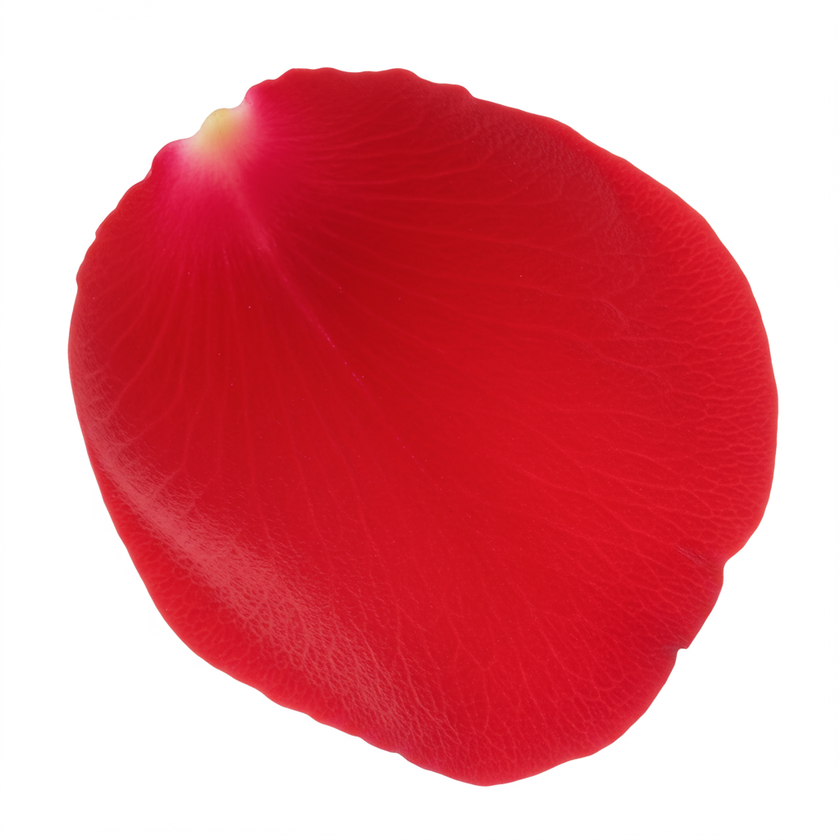
#> input picture mcps/kamui-code-mcp/imagen_imagen-3.0-generate-002_20250705_022132_0.png, 840 x 840 px, shrunk from 1024 x 1024 before the run
$ python remove_background.py
#> lines starting #> are read from the running program, lines starting #| are printed output that depends on the picture; after the words box and inside, x2 and y2 are one past the last pixel; in counts of white or black regions, pixels touching at a corner belong together
from PIL import Image
import numpy as np

# 画像を読み込み
img = Image.open('imagen_imagen-3.0-generate-002_20250705_022132_0.png').convert('RGBA')
data = np.array(img)

# より柔軟な背景除去
# 白っぽい色（RGB値がすべて250以上）を透明にする
white_mask = (data[:, :, 0] >= 250) & (data[:, :, 1] >= 250) & (data[:, :, 2] >= 250)
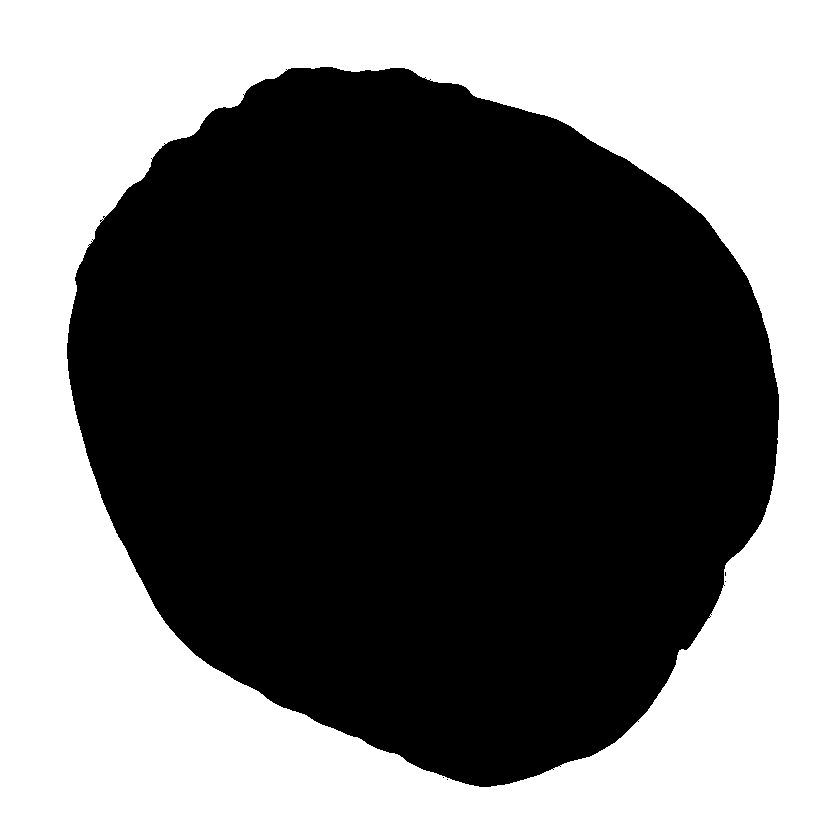
#> white_mask: shape (840, 840) bool; 45.8% white; 1 white region, box (x1, y1, x2, y2) and area: (0, 0, 840, 840) 323436

# さらに、彩度の低い（グレーっぽい）色も透明にする
gray_mask = (np.abs(data[:, :, 0] - data[:, :, 1]) < 10) & (np.abs(data[:, :, 1] - data[:, :, 2]) < 10) & (data[:, :, 0] > 200)
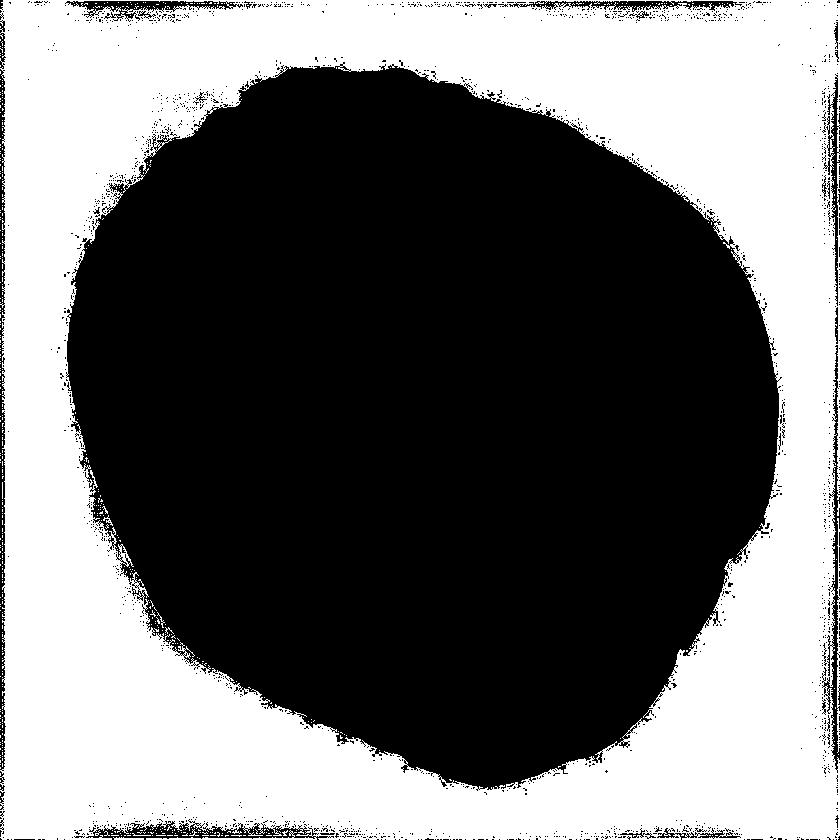
#> gray_mask: shape (840, 840) bool; 43% white; 526 white regions (518 under 20 px), largest, box (x1, y1, x2, y2) and area: (0, 0, 840, 840) 301557, (837, 518, 840, 753) 408, (113, 837, 144, 840) 65

# 両方の条件を満たす部分を透明にする
bg_mask = white_mask | gray_mask
#> bg_mask: shape (840, 840) bool; 45.9% white; 1 white region, box (x1, y1, x2, y2) and area: (0, 0, 840, 840) 323562
data[bg_mask] = [0, 0, 0, 0]  # 透明にする

# 結果を保存
result = Image.fromarray(data, 'RGBA')
result.save('rose_petal_fully_transparent.png')
print('背景を完全に透明化しました: rose_petal_fully_transparent.png')

# 透明化された部分の割合を計算
transparent_pixels = np.sum(bg_mask)
#> transparent_pixels = 323562
total_pixels = data.shape[0] * data.shape[1]
#> total_pixels = 705600
print(f'透明化された部分: {transparent_pixels}/{total_pixels} ({transparent_pixels/total_pixels*100:.1f}%)')
#| 透明化された部分: 323562/705600 (45.9%)

$ run again, with mcps/kamui-code-mcp/imagen_imagen-3.0-generate-002_20250701_161201_0.png copied over mcps/kamui-code-mcp/imagen_imagen-3.0-generate-002_20250705_022132_0.png
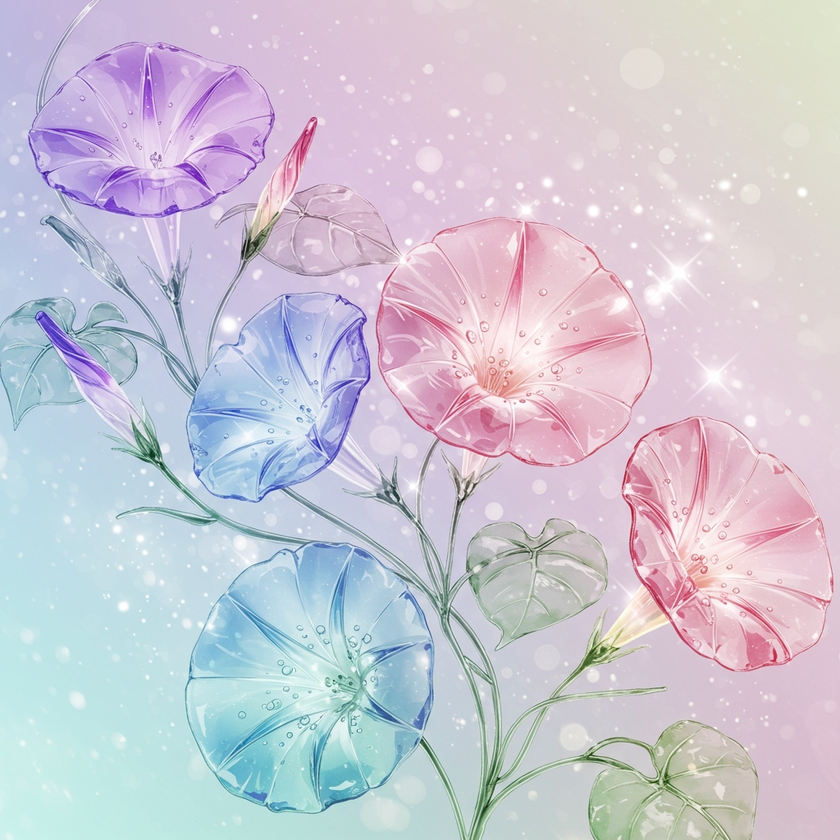
#> input picture mcps/kamui-code-mcp/imagen_imagen-3.0-generate-002_20250701_161201_0.png, 840 x 840 px, shrunk from 1024 x 1024 before the run
#> `white_mask = (data[:, :, 0] >= 250) & (data[:, :, 1] >= 250) & (data[:..`:
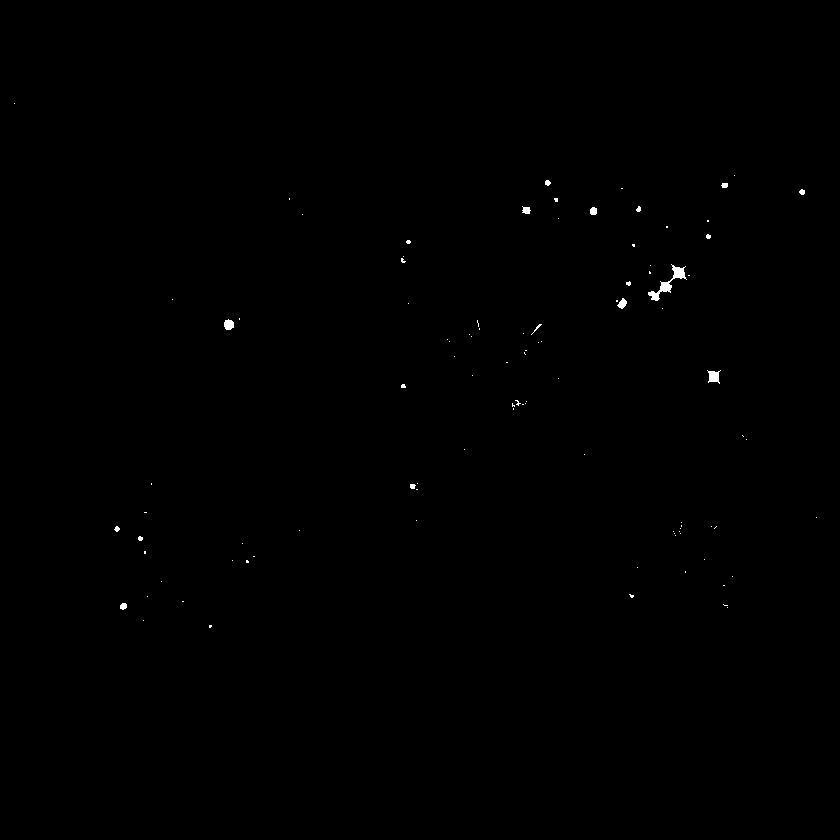
#> white_mask: shape (840, 840) bool; 0.17% white; 99 white regions (83 under 20 px), largest, box (x1, y1, x2, y2) and area: (648, 264, 687, 301) 333, (707, 370, 721, 384) 117, (224, 319, 234, 330) 87
#> gray_mask: shape (840, 840) bool; 3.3% white; 1154 white regions (1101 under 20 px), largest, box (x1, y1, x2, y2) and area: (559, 0, 840, 303) 16460, (559, 724, 594, 751) 555, (690, 732, 721, 756) 198
#> bg_mask: shape (840, 840) bool; 3.3% white; 1154 white regions (1092 under 20 px), largest, box (x1, y1, x2, y2) and area: (559, 0, 840, 303) 16475, (559, 724, 594, 751) 555, (648, 261, 690, 302) 391
#> `data[bg_mask] = [0, 0, 0, 0]`:
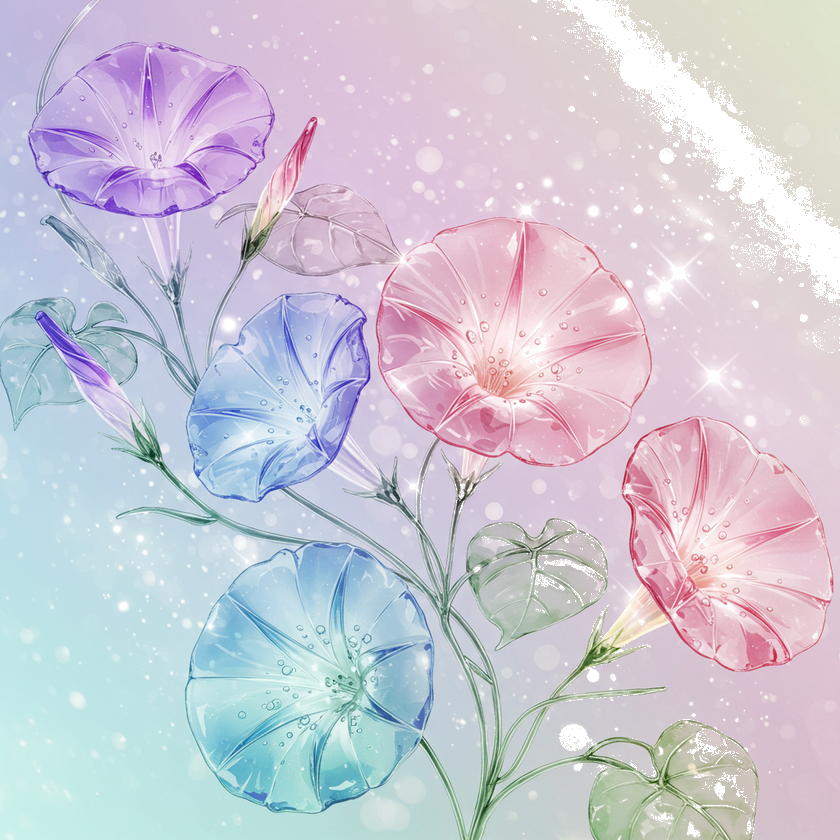
#> data: shape (840, 840, 4); mean R, G, B, A 195.5, 192.4, 204.9, 246.5; transparent parts drawn white
#> transparent_pixels = 23439
#| 透明化された部分: 23439/705600 (3.3%)
